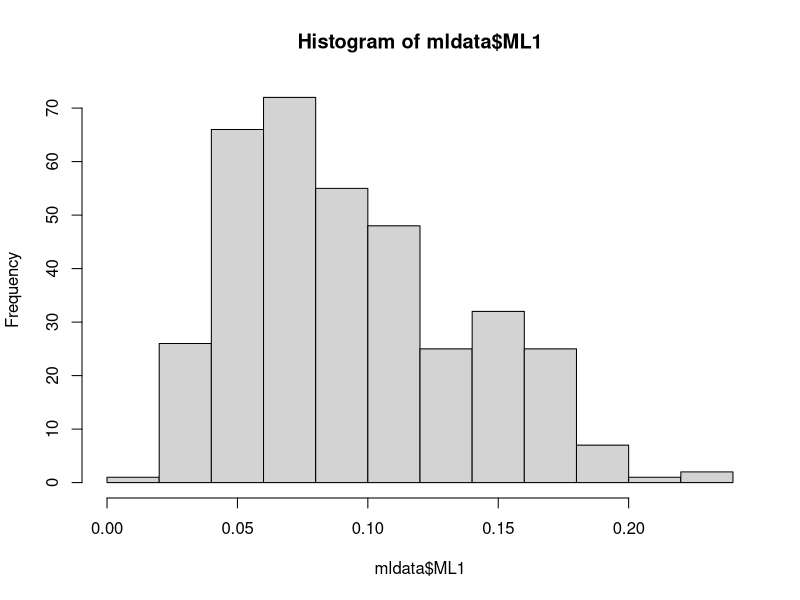

Here is the R script that generated this plot:
mldata = read.csv('ml_data.csv')
cleanData = read.csv('cleanData.csv')
options(scipen=99999)

mean(mldata$ML1)

summary(lm(choice2 ~ choice1 + happen1, data=mldata))

summary(lm(choice2 ~ ML0 + ML1:happen1, data=mldata))

ATE.hat = mean(mldata$ML1)
Z = ATE.hat*mldata$happen1
summary(lm(choice2 ~ ML0 + Z, data=mldata))

hist(mldata$ML1) # the predicted treatment effect

summary(lm(choice2~
             choice1 +
             happen1 +
             surveyTime +
             quizTime +
             approvals + 
             age,
           data=cleanData))

summary(lm(choice2~
             choice1 +
             happen1 +
             surveyTime:happen1 +
             quizTime:happen1 +
             approvals:happen1 + 
             age:happen1,
           data=cleanData))

summary(lm(choice2~
             choice1 +
             happen1 +
             surveyTime +
             surveyTime:happen1 +
             quizTime +
             quizTime:happen1 +
             approvals + 
             approvals:happen1 + 
             age +
             age:happen1,
           data=cleanData))

summary(lm(choice2~
             choice1 +
             happen1 +
             surveyTime +
             quizTime +
             approvals + 
             age +
             as.factor(ethnicity) +
             as.factor(nation) +
             as.factor(sex) +
             as.factor(employment) +
             as.factor(studentStatus) +
             as.factor(cognition1) +
             as.factor(cognition2),
           data=cleanData))
